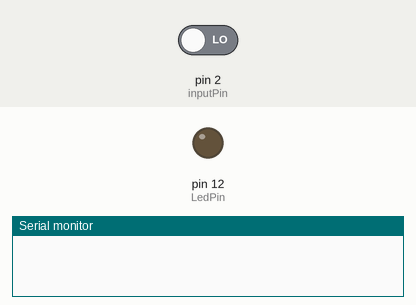
Recording of a sketch running on a simulated Arduino Uno, built with avr-gcc and run on an emulated ATmega328P. Shown: output pins drawn as LEDs (lit = HIGH), the last lines printed to the serial monitor. Inputs (shaded band) come from the test bench; at power-on: pin 2 (inputPin) LOW. Random numbers use the default seed unless the sketch sets one.

Above: at 1.2 s.
1.3 s: pin 2 (inputPin) driven HIGH
At 2.4 s:
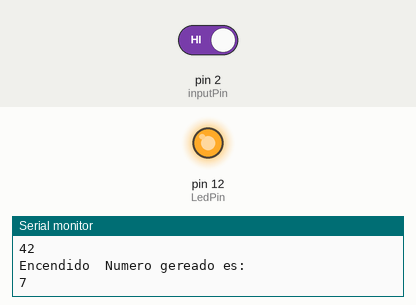
2.8 s: pin 2 (inputPin) driven LOW
At 3.8 s:
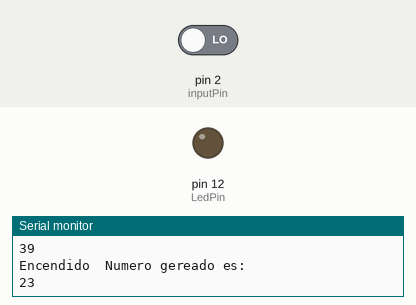
Timing chart, 0 to 5.8 s (numbered marks = the images above; inputs shaded):
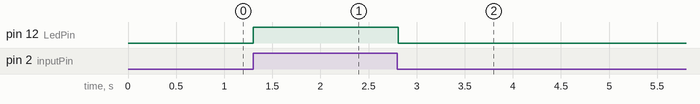

Measured:
- after the input at 1.3 s, pin 12 (LedPin): LOW → HIGH at once
- after the input at 2.8 s, pin 12 (LedPin): HIGH → LOW at once

The sketch:

Desplegar_msj_en_monitor_con_SW.ino
```cpp
const int inputPin=2;
const int LedPin=12;
long randNumber;
int value = 0;


void setup()
{
  Serial.begin(9600);
  pinMode(inputPin, INPUT);
  pinMode(LedPin, OUTPUT);
  randomSeed(analogRead(0));

  }

void loop()
{
  value=digitalRead(inputPin); //lectura digital de pin
  // Serial.println(value);
  //mandar msj a puerto serie en funcion del valor leido
  if(value==1)

 {
  Serial.println("Encendido  Numero gereado es: ");
  randNumber = random(1,50);
  digitalWrite(LedPin, HIGH);
  Serial.println(randNumber);
 }

 else
 {
  digitalWrite(LedPin, LOW);
 }
 delay(100);
}
```
